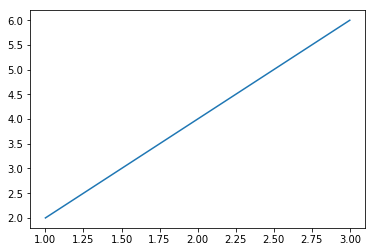

This figure's Python source:
from pylab import plot, show
x_numbers = [1, 2, 3]
y_numbers = [2, 4, 6]
plot(x_numbers, y_numbers)
show()
